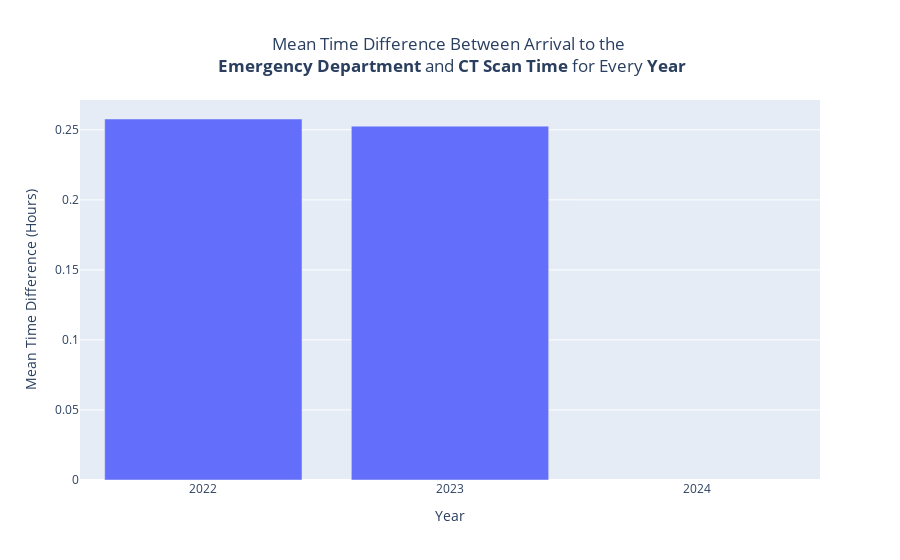

The notebook cell this image was saved under:
### Markdown cell above
## Visualization #1 - Time Patterns

### Code cell
delay_titles = {'admission delay': 'Admission Time',
 'ct delay': 'CT Scan Time',
 'tpa delay': 'TPA Time',
 'icu delay': 'ICU Time',
 'nward delay': 'Neurology Ward Time',
 'neurologist delay': 'Neurologist Visit Time',
 'otherapist delay': 'Occupational Therapist Visit Time',
 'spathologist delay': 'Speech Pathologist Visit Time',
 'physio delay': 'Physiotherapist Visit Time',
 'dietitian delay': 'Dietitian Visit Time',
 'sworker delay': 'Social Worker Visit Time',
 'cardio delay': 'Cardiologist Visit Time'}
duration_titles = {'stay duration':'Total Stay Duration', 'icu duration':'<b>ICU</b> Stay Duration'}
other_titles = {'Emergency Dept Time': 'Number of Check-ins to the <b>Emergency Department</b>',
 'Admission Time': 'Total Number of Admissions',
 'Discharge Time': 'Total Number of Discharges',
 'CT Scan Time': 'Total Number of <b>CT Scans</b>',
 'TPA Time': 'Total Number of <b>TPA</b>s',
 'ICU Arrival Time': 'Number of Check-ins to the <b>ICU</b>',
 'ICU Checkout Time': 'Number of Discharges from the <b>ICU</b>',
 'Neurology Ward Arrival Time': 'Number of Check-ins to the <b>Neurology Ward</b>',
 'Occupational Therapist Visit': 'Total Number of <b>Occupational Therapist</b> Visits',
 'Speech Pathologist Visit': 'Total Number of <b>Speech Pathologist</b> Visits',
 'Physiotherapist Visit': 'Total Number of <b>Physiotherapist</b> Visits',
 'Dietitian Visit': 'Total Number of <b>Dietitian</b> Visits',
 'Social Worker Visit': 'Total Number of <b>Social Worker</b> Visits',
 'Cardiologist Visit': 'Total Number of <b>Cardiologist</b> Visits',
 'Neurologist Visit': 'Total Number of <b>Neurologist</b> Visits'}
month_tick_dic = dict(tickmode = 'array', tickvals = np.arange(12),ticktext = ['January', 'February', 'March', 'April', 'May', 'June', 'July', 'August', 'September', 'October', 'November', 'December'])

default_time_range = [pd.to_datetime('1/3/2022 18:02'), pd.to_datetime('1/1/2024 8:22')]
@app.callback(
    Output("viz1_time_pattern", "figure"),
    [
        Input("date-picker-select", "value"),
        Input("clinic-select", "value"),
        Input("scale-picker-select", "value"),
        Input("initial-age-select", "value"),
        Input("end-age-select", "value"),
        Input("gender-picker-select", "value"),
        Input("comor-picker-select", "value")
    ],
)
def plot_viz1(time_range=default_time_range, event='admission delay', 
              scale='year', age1=27, age2=98, gender=None, comorbidity=None):
    """
    Plots histogram of the occurrence of an event in a time interval
    :param time1: Beginning of the time interval - must have a DateTime format
    :param time2: End of the time interval - must have a DateTime format
    :param event: Histogram of which event/admission is to be plotted
    :param scale: Scale of the histogram = 'year' or 'month'
    :param age1: Beginning of the age interval 
    :param age2: End of the age interval 
    :param gender: 'M', 'F', and None for both
    :param comorbidity: True, False, or None for both
    :return: 
    """
    time1 = pd.to_datetime(time_range[0])
    time2 = pd.to_datetime(time_range[1])
    year_tick_dic = dict(tickmode = 'array', tickvals = np.arange(data['year'].nunique()),ticktext = data['year'].unique())
    x = data
    # filtering gender
    if gender not in [None, 'All']:
        x = x[x['Gender']==gender]
    # filtering comorbidity
    if comorbidity not in [None, 'All']:
        if comorbidity == 'Yes':
            x = x[x['Comorbidities']==True]
        else:
            x = x[x['Comorbidities']==False]
    # filtering event, time, and age range
    '''
    '''
    if event in delay_titles.values():
        for key, value in delay_titles.items():
            if value == event:
                event = key
                break
    
    if type(age1) != int: age1=0
    if type(age2) != int: age2=0
    
    if event in delay_titles.keys():
        x = x[~x[event].isna()][(x['Emergency Dept Time']>=time1) & (x['Emergency Dept Time']<=time2) & (x['Age']>=age1) & (x['Age']<=age2)]
        x = x.groupby(scale).mean(numeric_only=True).reset_index()[event]
        title = f'Mean Time Difference Between Arrival to the <br> <b>Emergency Department</b> and <b>{delay_titles[event]}</b> for Every <b>{scale.title()}</b>'
        yaxis_title = "Mean Time Difference (Hours)"
        xaxis_title = "Month" if scale=='month' else 'Year'
    elif event in duration_titles.keys():
        x = x[~x[event].isna()][(x['Emergency Dept Time']>=time1) & (x['Emergency Dept Time']<=time2) & (x['Age']>=age1) & (x['Age']<=age2)]
        x = x.groupby(scale).mean(numeric_only=True).reset_index()[event]
        title = f'Mean <b>{duration_titles[event]}</b> for Every <b>{scale.title()}</b>'
        yaxis_title = "Mean Duration (Hours)"
        xaxis_title = "Month" if scale=='month' else 'Year'
    else:
        x = x[~x[event].isna()][(x[event]>=time1) & (x[event]<=time2) & (x['Age']>=age1) & (x['Age']<=age2)]
        x = x.groupby(scale).count().reset_index()[event]
        title = f'{other_titles[event]} for Every <b>{scale.title()}</b>'
        yaxis_title = "Count"
        xaxis_title = "Month" if scale=='month' else 'Year'
        
    fig = go.Figure()    
    fig.add_trace(go.Bar(x=np.arange(12) if scale=='month' else np.arange(data['year'].nunique()), y=x))
    fig.update_layout(xaxis_range=[-0.5, 11.5] if scale=='month' else [-0.5, len(data['year'].unique())-0.5],
                      title={'text': title, 'x':0.5}, xaxis_title=xaxis_title, yaxis_title=yaxis_title,
                      xaxis = month_tick_dic if scale=='month' else year_tick_dic
                      )
    return fig
plot_viz1(event='ct delay', scale='year', age1=50, age2=55)

### Figure 1 — Plotly figure (JSON) as saved in the notebook; plotly's stock layout.template omitted (floating-point values rounded to 4 significant figures)
{"data": [{"type": "bar", "x": [0, 1, 2], "y": [0.2577, 0.2526]}], "layout": {"title": {"text": "Mean Time Difference Between Arrival to the <br> <b>Emergency Department</b> and <b>CT Scan Time</b> for Every <b>Year</b>", "x": 0.5}, "xaxis": {"range": [-0.5, 2.5], "tickmode": "array", "ticktext": [2022, 2023, 2024], "tickvals": [0, 1, 2], "title": {"text": "Year"}}, "yaxis": {"title": {"text": "Mean Time Difference (Hours)"}}}}
